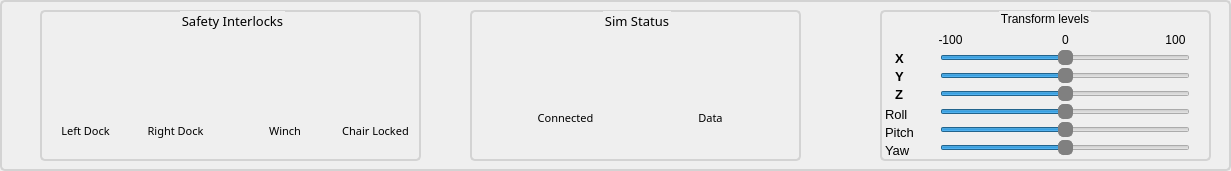
     <widget class="QGroupBox" name="groupBox_11">
      <property name="geometry">
       <rect>
        <x>10</x>
        <y>0</y>
        <width>1231</width>
        <height>171</height>
       </rect>
      </property>
      <property name="styleSheet">
       <string notr="true">QGroupBox {
    border: 2px solid lightgrey;
    border-radius: 5px;
    padding: 5px;
}
</string>
      </property>
      <property name="title">
       <string/>
      </property>
      <widget class="QGroupBox" name="groupBox_2">
       <property name="geometry">
        <rect>
         <x>40</x>
         <y>10</y>
         <width>381</width>
         <height>151</height>
        </rect>
       </property>
       <property name="font">
        <font>
         <family>MS 33558</family>
         <pointsize>10</pointsize>
         <weight>50</weight>
         <bold>false</bold>
        </font>
       </property>
       <property name="styleSheet">
        <string notr="true">QGroupBox {
    border: 2px solid lightgrey;
    border-radius: 5px;
    padding: 5px;
}
</string>
       </property>
       <property name="title">
        <string>Safety Interlocks</string>
       </property>
       <property name="alignment">
        <set>Qt::AlignCenter</set>
       </property>
       <widget class="QLabel" name="ico_left_dock">
        <property name="geometry">
         <rect>
          <x>20</x>
          <y>40</y>
          <width>50</width>
          <height>50</height>
         </rect>
        </property>
        <property name="text">
         <string/>
        </property>
        <property name="pixmap">
         <pixmap>distro/SimOpConsole/images/ok.png</pixmap>
        </property>
        <property name="scaledContents">
         <bool>true</bool>
        </property>
       </widget>
       <widget class="QLabel" name="label_23">
        <property name="geometry">
         <rect>
          <x>10</x>
          <y>100</y>
          <width>71</width>
          <height>41</height>
         </rect>
        </property>
        <property name="font">
         <font>
          <family>MS 33558</family>
          <pointsize>8</pointsize>
          <weight>50</weight>
          <bold>false</bold>
         </font>
        </property>
        <property name="text">
         <string>Left Dock</string>
        </property>
        <property name="alignment">
         <set>Qt::AlignCenter</set>
        </property>
        <property name="wordWrap">
         <bool>true</bool>
        </property>
       </widget>
       <widget class="QLabel" name="ico_right_dock">
        <property name="geometry">
         <rect>
          <x>115</x>
          <y>40</y>
          <width>50</width>
          <height>50</height>
         </rect>
        </property>
        <property name="text">
         <string/>
        </property>
        <property name="pixmap">
         <pixmap>distro/SimOpConsole/images/ok.png</pixmap>
        </property>
        <property name="scaledContents">
         <bool>true</bool>
        </property>
       </widget>
       <widget class="QLabel" name="label_25">
        <property name="geometry">
         <rect>
          <x>100</x>
          <y>100</y>
          <width>71</width>
          <height>41</height>
         </rect>
        </property>
        <property name="font">
         <font>
          <family>MS 33558</family>
          <pointsize>8</pointsize>
          <weight>50</weight>
          <bold>false</bold>
         </font>
        </property>
        <property name="text">
         <string>Right Dock</string>
        </property>
        <property name="alignment">
         <set>Qt::AlignCenter</set>
        </property>
        <property name="wordWrap">
         <bool>true</bool>
        </property>
       </widget>
       <widget class="QLabel" name="ico_winch">
        <property name="geometry">
         <rect>
          <x>220</x>
          <y>40</y>
          <width>50</width>
          <height>50</height>
         </rect>
        </property>
        <property name="text">
         <string/>
        </property>
        <property name="pixmap">
         <pixmap>distro/SimOpConsole/images/ok.png</pixmap>
        </property>
        <property name="scaledContents">
         <bool>true</bool>
        </property>
       </widget>
       <widget class="QLabel" name="label_27">
        <property name="geometry">
         <rect>
          <x>210</x>
          <y>100</y>
          <width>70</width>
          <height>41</height>
         </rect>
        </property>
        <property name="font">
         <font>
          <family>MS 33558</family>
          <pointsize>8</pointsize>
          <weight>50</weight>
          <bold>false</bold>
         </font>
        </property>
        <property name="text">
         <string>Winch</string>
        </property>
        <property name="alignment">
         <set>Qt::AlignCenter</set>
        </property>
       </widget>
       <widget class="QLabel" name="label_36">
        <property name="geometry">
         <rect>
          <x>295</x>
          <y>100</y>
          <width>81</width>
          <height>41</height>
         </rect>
        </property>
        <property name="font">
         <font>
          <family>MS 33558</family>
          <pointsize>8</pointsize>
          <weight>50</weight>
          <bold>false</bold>
         </font>
        </property>
        <property name="text">
         <string>Chair Locked</string>
        </property>
        <property name="alignment">
         <set>Qt::AlignCenter</set>
        </property>
        <property name="wordWrap">
         <bool>true</bool>
        </property>
       </widget>
       <widget class="QLabel" name="ico_wheelchair_docked">
        <property name="geometry">
         <rect>
          <x>310</x>
          <y>40</y>
          <width>50</width>
          <height>50</height>
         </rect>
        </property>
        <property name="text">
         <string/>
        </property>
        <property name="pixmap">
         <pixmap>distro/SimOpConsole/images/ok.png</pixmap>
        </property>
        <property name="scaledContents">
         <bool>true</bool>
        </property>
       </widget>
      </widget>
      <widget class="QGroupBox" name="groupBox_3">
       <property name="geometry">
        <rect>
         <x>470</x>
         <y>10</y>
         <width>331</width>
         <height>151</height>
        </rect>
       </property>
       <property name="font">
        <font>
         <family>MS 33558</family>
         <pointsize>10</pointsize>
         <weight>50</weight>
         <bold>false</bold>
        </font>
       </property>
       <property name="styleSheet">
        <string notr="true">QGroupBox {
    border: 2px solid lightgrey;
    border-radius: 5px;
    padding: 5px;
}
</string>
       </property>
       <property name="title">
        <string>Sim Status</string>
       </property>
       <property name="alignment">
        <set>Qt::AlignCenter</set>
       </property>
       <widget class="QLabel" name="ico_connection">
        <property name="geometry">
         <rect>
          <x>60</x>
          <y>40</y>
          <width>50</width>
          <height>50</height>
         </rect>
        </property>
        <property name="text">
         <string/>
        </property>
        <property name="pixmap">
         <pixmap>distro/SimOpConsole/images/warning.png</pixmap>
        </property>
        <property name="scaledContents">
         <bool>true</bool>
        </property>
       </widget>
       <widget class="QLabel" name="label_29">
        <property name="geometry">
         <rect>
          <x>40</x>
          <y>100</y>
          <width>111</width>
          <height>16</height>
         </rect>
        </property>
        <property name="font">
         <font>
          <family>MS 33558</family>
          <pointsize>8</pointsize>
          <weight>50</weight>
          <bold>false</bold>
         </font>
        </property>
        <property name="text">
         <string>Connected</string>
        </property>
        <property name="alignment">
         <set>Qt::AlignCenter</set>
        </property>
       </widget>
       <widget class="QLabel" name="ico_data">
        <property name="geometry">
         <rect>
          <x>220</x>
          <y>40</y>
          <width>50</width>
          <height>50</height>
         </rect>
        </property>
        <property name="text">
         <string/>
        </property>
        <property name="pixmap">
         <pixmap>distro/SimOpConsole/images/warning.png</pixmap>
        </property>
        <property name="scaledContents">
         <bool>true</bool>
        </property>
       </widget>
       <widget class="QLabel" name="label_31">
        <property name="geometry">
         <rect>
          <x>200</x>
          <y>100</y>
          <width>81</width>
          <height>16</height>
         </rect>
        </property>
        <property name="font">
         <font>
          <family>MS 33558</family>
          <pointsize>8</pointsize>
          <weight>50</weight>
          <bold>false</bold>
         </font>
        </property>
        <property name="text">
         <string>Data</string>
        </property>
        <property name="alignment">
         <set>Qt::AlignCenter</set>
        </property>
       </widget>
      </widget>
      <widget class="QGroupBox" name="groupBox">
       <property name="geometry">
        <rect>
         <x>880</x>
         <y>10</y>
         <width>331</width>
         <height>151</height>
        </rect>
       </property>
       <property name="styleSheet">
        <string notr="true">QGroupBox {
    border: 2px solid lightgrey;
    border-radius: 5px;
    padding: 5px;
}
</string>
       </property>
       <property name="title">
        <string>Transform levels</string>
       </property>
       <property name="alignment">
        <set>Qt::AlignCenter</set>
       </property>
       <widget class="QSlider" name="sld_xform_0">
        <property name="geometry">
         <rect>
          <x>60</x>
          <y>40</y>
          <width>250</width>
          <height>16</height>
         </rect>
        </property>
        <property name="styleSheet">
         <string notr="true">QSlider::handle:horizontal { 
	background-color: grey; 
	border: 1px solid grey; 
	width: 4px; 
	height: 12px; 
	line-height: 20px; 
	margin-top: -5px; 
	margin-bottom: -5px; 
	border-radius: 5px; 
}</string>
        </property>
        <property name="minimum">
         <number>-100</number>
        </property>
        <property name="maximum">
         <number>100</number>
        </property>
        <property name="orientation">
         <enum>Qt::Horizontal</enum>
        </property>
        <property name="tickPosition">
         <enum>QSlider::NoTicks</enum>
        </property>
        <property name="tickInterval">
         <number>10</number>
        </property>
       </widget>
       <widget class="QLabel" name="label_4">
        <property name="geometry">
         <rect>
          <x>15</x>
          <y>40</y>
          <width>21</width>
          <height>16</height>
         </rect>
        </property>
        <property name="font">
         <font>
          <pointsize>10</pointsize>
          <weight>75</weight>
          <bold>true</bold>
         </font>
        </property>
        <property name="text">
         <string>X</string>
        </property>
       </widget>
       <widget class="QLabel" name="label_13">
        <property name="geometry">
         <rect>
          <x>15</x>
          <y>58</y>
          <width>21</width>
          <height>16</height>
         </rect>
        </property>
        <property name="font">
         <font>
          <pointsize>10</pointsize>
          <weight>75</weight>
          <bold>true</bold>
         </font>
        </property>
        <property name="text">
         <string>Y</string>
        </property>
       </widget>
       <widget class="QLabel" name="label_14">
        <property name="geometry">
         <rect>
          <x>15</x>
          <y>76</y>
          <width>20</width>
          <height>16</height>
         </rect>
        </property>
        <property name="font">
         <font>
          <pointsize>10</pointsize>
          <weight>75</weight>
          <bold>true</bold>
         </font>
        </property>
        <property name="text">
         <string>Z</string>
        </property>
       </widget>
       <widget class="QLabel" name="label_15">
        <property name="geometry">
         <rect>
          <x>5</x>
          <y>130</y>
          <width>41</width>
          <height>20</height>
         </rect>
        </property>
        <property name="font">
         <font>
          <pointsize>10</pointsize>
          <weight>50</weight>
          <bold>false</bold>
         </font>
        </property>
        <property name="text">
         <string>Yaw</string>
        </property>
       </widget>
       <widget class="QLabel" name="label_16">
        <property name="geometry">
         <rect>
          <x>5</x>
          <y>94</y>
          <width>41</width>
          <height>20</height>
         </rect>
        </property>
        <property name="font">
         <font>
          <pointsize>10</pointsize>
          <weight>50</weight>
          <bold>false</bold>
         </font>
        </property>
        <property name="text">
         <string>Roll</string>
        </property>
       </widget>
       <widget class="QLabel" name="label_17">
        <property name="geometry">
         <rect>
          <x>5</x>
          <y>112</y>
          <width>51</width>
          <height>20</height>
         </rect>
        </property>
        <property name="font">
         <font>
          <pointsize>10</pointsize>
          <weight>50</weight>
          <bold>false</bold>
         </font>
        </property>
        <property name="text">
         <string>Pitch</string>
        </property>
       </widget>
       <widget class="QSlider" name="sld_xform_1">
        <property name="geometry">
         <rect>
          <x>60</x>
          <y>58</y>
          <width>250</width>
          <height>16</height>
         </rect>
        </property>
        <property name="styleSheet">
         <string notr="true">QSlider::handle:horizontal { 
	background-color: grey; 
	border: 1px solid grey; 
	width: 4px; 
	height: 12px; 
	line-height: 20px; 
	margin-top: -5px; 
	margin-bottom: -5px; 
	border-radius: 5px; 
}</string>
        </property>
        <property name="minimum">
         <number>-100</number>
        </property>
        <property name="maximum">
         <number>100</number>
        </property>
        <property name="orientation">
         <enum>Qt::Horizontal</enum>
        </property>
       </widget>
       <widget class="QSlider" name="sld_xform_2">
        <property name="geometry">
         <rect>
          <x>60</x>
          <y>76</y>
          <width>250</width>
          <height>16</height>
         </rect>
        </property>
        <property name="styleSheet">
         <string notr="true">QSlider::handle:horizontal { 
	background-color: grey; 
	border: 1px solid grey; 
	width: 4px; 
	height: 12px; 
	line-height: 20px; 
	margin-top: -5px; 
	margin-bottom: -5px; 
	border-radius: 5px; 
}</string>
        </property>
        <property name="minimum">
         <number>-100</number>
        </property>
        <property name="maximum">
         <number>100</number>
        </property>
        <property name="orientation">
         <enum>Qt::Horizontal</enum>
        </property>
       </widget>
       <widget class="QSlider" name="sld_xform_3">
        <property name="geometry">
         <rect>
          <x>60</x>
          <y>94</y>
          <width>250</width>
          <height>16</height>
         </rect>
        </property>
        <property name="styleSheet">
         <string notr="true">QSlider::handle:horizontal { 
	background-color: grey; 
	border: 1px solid grey; 
	width: 4px; 
	height: 12px; 
	line-height: 20px; 
	margin-top: -5px; 
	margin-bottom: -5px; 
	border-radius: 5px; 
}</string>
        </property>
        <property name="minimum">
         <number>-100</number>
        </property>
        <property name="maximum">
         <number>100</number>
        </property>
        <property name="orientation">
         <enum>Qt::Horizontal</enum>
        </property>
       </widget>
       <widget class="QSlider" name="sld_xform_4">
        <property name="geometry">
         <rect>
          <x>60</x>
          <y>112</y>
          <width>250</width>
          <height>16</height>
         </rect>
        </property>
        <property name="styleSheet">
         <string notr="true">QSlider::handle:horizontal { 
	background-color: grey; 
	border: 1px solid grey; 
	width: 4px; 
	height: 12px; 
	line-height: 20px; 
	margin-top: -5px; 
	margin-bottom: -5px; 
	border-radius: 5px; 
}</string>
        </property>
        <property name="minimum">
         <number>-100</number>
        </property>
        <property name="maximum">
         <number>100</number>
        </property>
        <property name="orientation">
         <enum>Qt::Horizontal</enum>
        </property>
       </widget>
       <widget class="QSlider" name="sld_xform_5">
        <property name="geometry">
         <rect>
          <x>60</x>
          <y>130</y>
          <width>250</width>
          <height>16</height>
         </rect>
        </property>
        <property name="autoFillBackground">
         <bool>false</bool>
        </property>
        <property name="styleSheet">
         <string notr="true">QSlider::handle:horizontal { 
	background-color: grey; 
	border: 1px solid grey; 
	width: 4px; 
	height: 12px; 
	line-height: 20px; 
	margin-top: -5px; 
	margin-bottom: -5px; 
	border-radius: 5px; 
}</string>
        </property>
        <property name="minimum">
         <number>-100</number>
        </property>
        <property name="maximum">
         <number>100</number>
        </property>
        <property name="orientation">
         <enum>Qt::Horizontal</enum>
        </property>
       </widget>
       <widget class="QLabel" name="label_18">
        <property name="geometry">
         <rect>
          <x>280</x>
          <y>20</y>
          <width>31</width>
          <height>20</height>
         </rect>
        </property>
        <property name="text">
         <string>100</string>
        </property>
        <property name="alignment">
         <set>Qt::AlignCenter</set>
        </property>
       </widget>
       <widget class="QLabel" name="label_19">
        <property name="geometry">
         <rect>
          <x>50</x>
          <y>20</y>
          <width>41</width>
          <height>20</height>
         </rect>
        </property>
        <property name="text">
         <string>-100</string>
        </property>
        <property name="alignment">
         <set>Qt::AlignCenter</set>
        </property>
       </widget>
       <widget class="QLabel" name="label_20">
        <property name="geometry">
         <rect>
          <x>175</x>
          <y>20</y>
          <width>21</width>
          <height>20</height>
         </rect>
        </property>
        <property name="text">
         <string>0</string>
        </property>
        <property name="alignment">
         <set>Qt::AlignCenter</set>
        </property>
       </widget>
      </widget>
     </widget>
